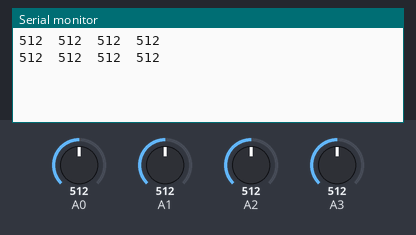
A sketch run on a simulated Arduino Uno, built with avr-gcc and run on an emulated ATmega328P. Parts: the last lines printed to the serial monitor. The test bench sets the inputs (shaded band); at power-on: A0 = 512, A1 = 512, A2 = 512, A3 = 512.

Above: at 1.2 s.
1.3 s: A0 set to 490
At 1.9 s:
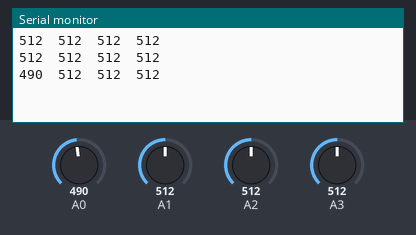
2.8 s: A1 set to 490
At 3.4 s:
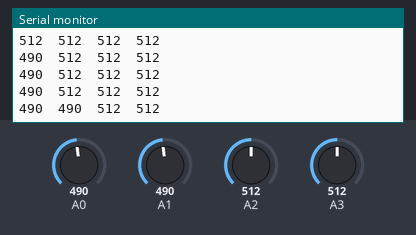
4.3 s: A2 set to 490
At 4.9 s:
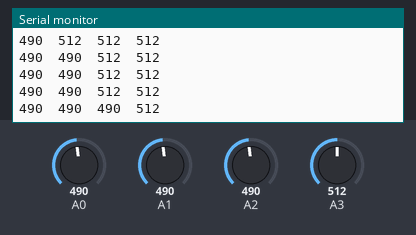
5.8 s: A3 set to 490
At 6.4 s:
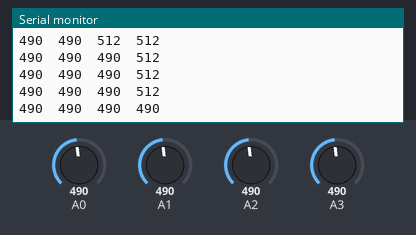
7.3 s: A0 set to 510
At 7.9 s:
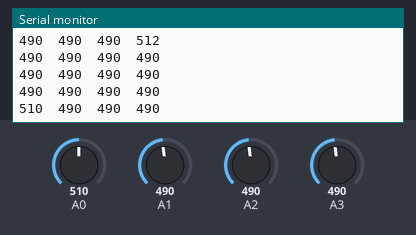
8.8 s: A1 set to 510
At 9.4 s:
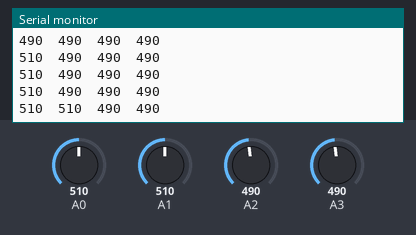
Timing chart, 0 to 11.3 s (numbered marks = the images above; inputs shaded):
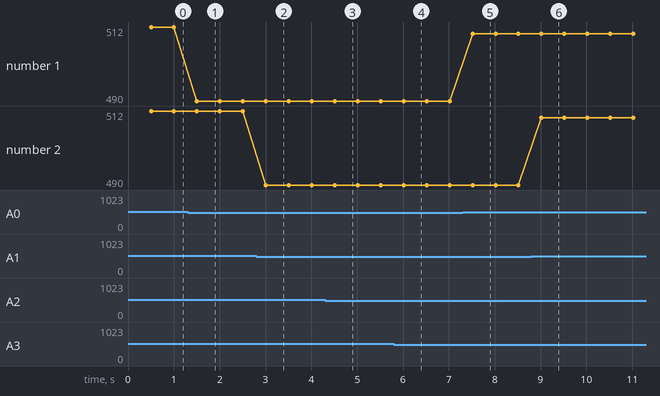

The sketch:

test_range_sensors.ino
```cpp
#define SAMPLZ 1
long accum[4], output[4];
long time=0;
byte counter = 0;

void print_values(){
	Serial.print(output[0]);
	Serial.print("\t");
	Serial.print(output[1]);
	Serial.print("\t");
	Serial.print(output[2]);
	Serial.print("\t");
	Serial.println(output[3]);
}

void sample(){
	for (int i = 0; i <4; i++) accum[i] += analogRead(i);
	counter++;
}

void setup() {
	Serial.begin(115200);
}

void loop() {
	sample();
	if (counter == SAMPLZ){
		counter = 0;
		for (int i = 0; i < 4; i++){
			output[i] = accum[i]/SAMPLZ;
			accum[i] = 0;
		}
	}

	if ((millis() - time) > 500) {
		time = millis();
		print_values();
	}
}
```

Measured:
- after the input at 1.3 s, the serial monitor: prints a new line after 0.20 s (image 1)
- after the input at 2.8 s, the serial monitor: prints a new line after 0.21 s (image 2)
- after the input at 4.3 s, the serial monitor: prints a new line after 0.21 s (image 3)
- after the input at 5.8 s, the serial monitor: prints a new line after 0.21 s (image 4)
- after the input at 7.3 s, the serial monitor: prints a new line after 0.22 s (image 5)
- after the input at 8.8 s, the serial monitor: prints a new line after 0.22 s (image 6)
- plotted number 1: 512 → 490 after the input at 1.3 s, 490 → 510 after the input at 7.3 s
